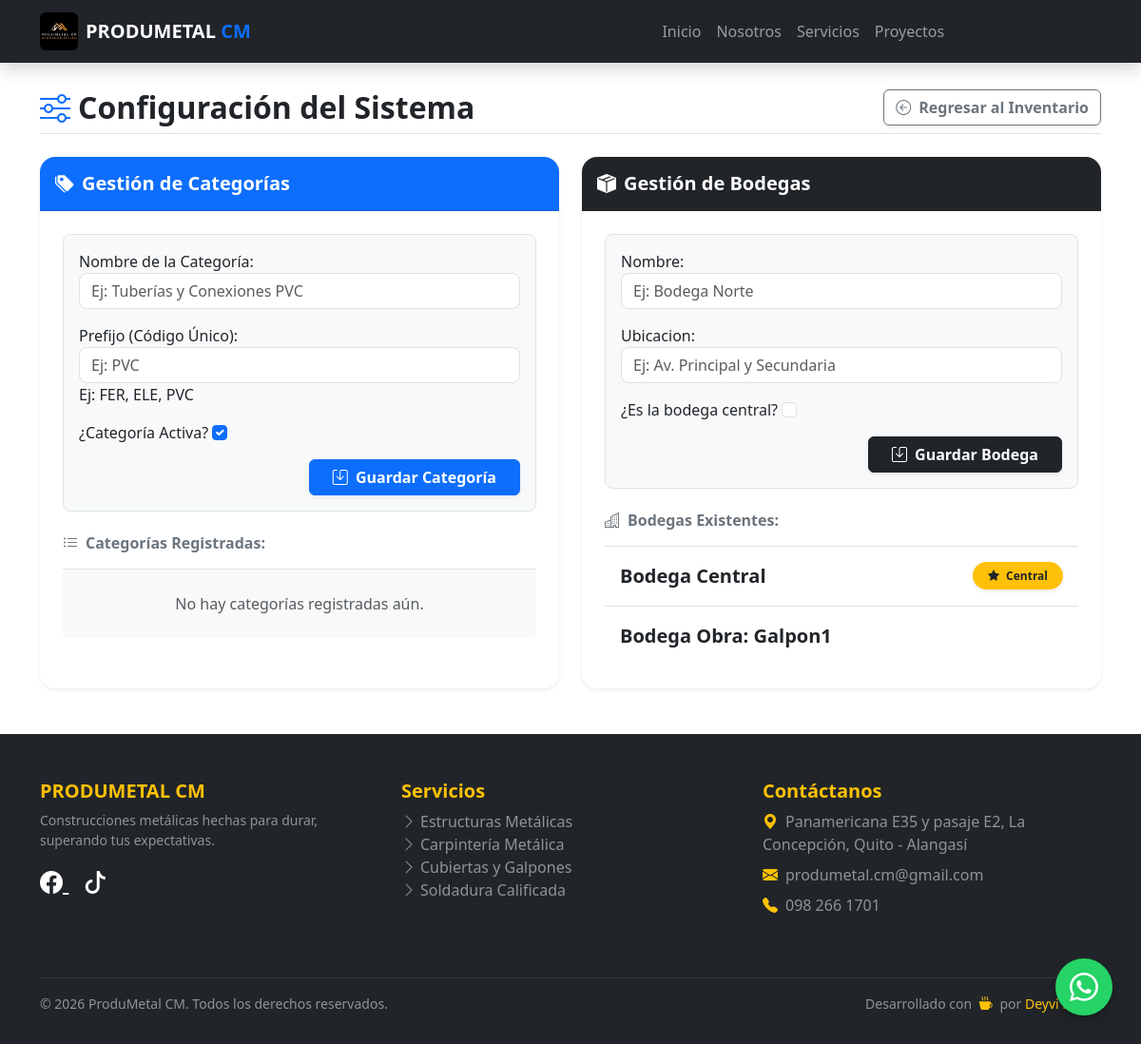
Page /erp/configuracion/ (signed in) on the earlier database version.
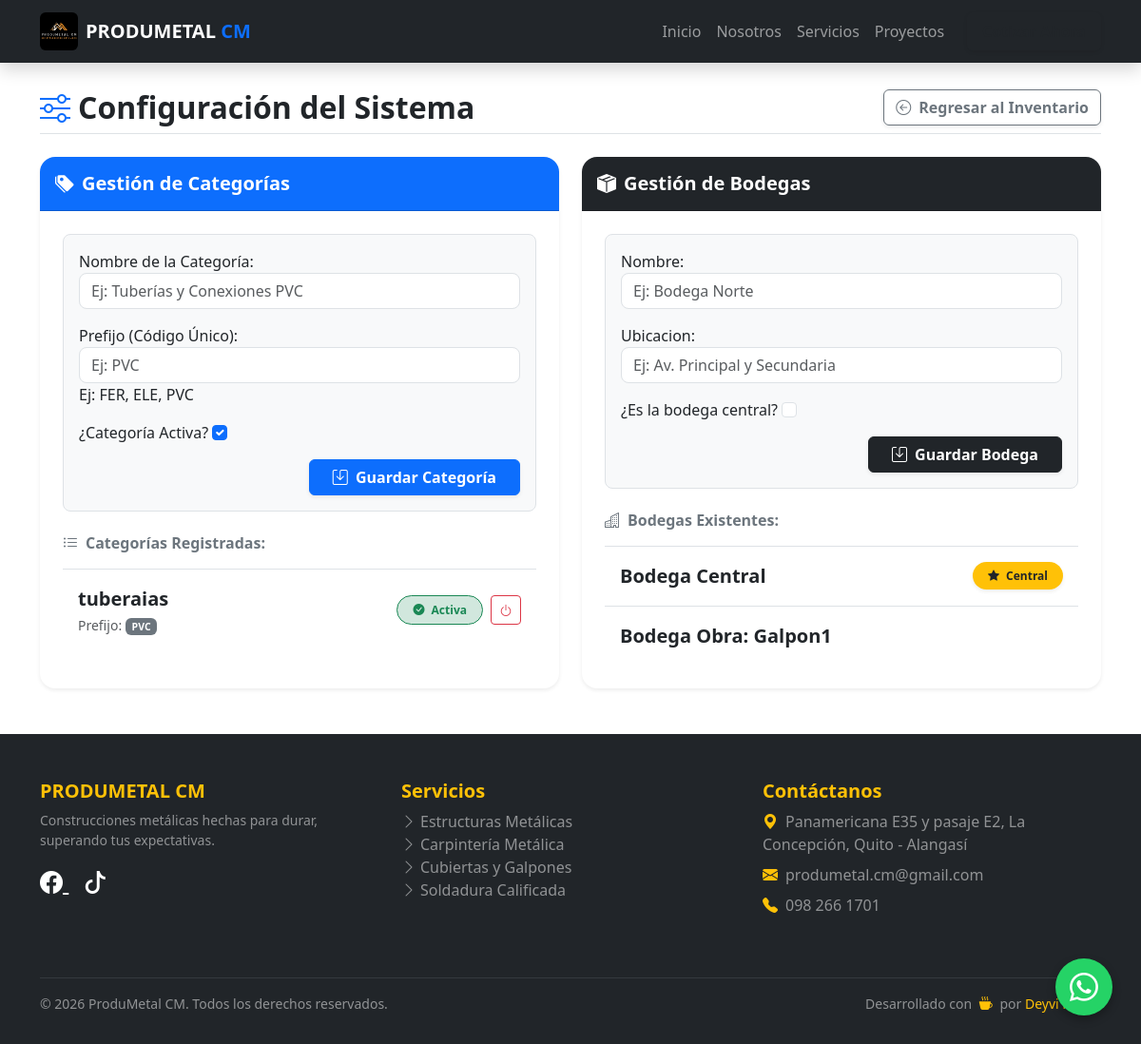
Same page on the later database version.
### web/models.py (models this page shows, shortened)
class Bodega(models.Model):
    nombre = models.CharField(max_length=100, unique=True)
    ubicacion = models.CharField(max_length=200, blank=True, null=True)
    is_principal = models.BooleanField(default=False)

class Categoria(models.Model):
    nombre = models.CharField(max_length=100)
    prefijo = models.CharField(max_length=10, unique=True, help_text="Ej: FER, ELE, PVC")
    is_active = models.BooleanField(default=True)

### web/views.py (the view)
# urls.py: path('erp/configuracion/', views.configuracion_erp, name='configuracion_erp'),
@login_required(login_url='login')
@user_passes_test(es_admin, login_url='dashboard_erp')
def configuracion_erp(request):
    if 'form_bodega' in request.POST:
        form = BodegaForm(request.POST)
        if form.is_valid():
            form.save()
            messages.success(request, "Bodega creada exitosamente.")
            return redirect('configuracion_erp')
    if 'form_categoria' in request.POST:
        form_c = CategoriaForm(request.POST)
        if form_c.is_valid():
            form_c.save()
            messages.success(request, "Categoría creada exitosamente.")
            return redirect('configuracion_erp')
    return render(request, 'web/erp/configuracion.html', {
        'form_bodega': BodegaForm(),
        'form_categoria': CategoriaForm(),
        'bodegas': Bodega.objects.all(),
        'categorias': Categoria.objects.all()
    })

### web/forms.py
class BodegaForm(forms.ModelForm):
    class Meta:
        model = Bodega
        fields = ['nombre', 'ubicacion', 'is_principal']
        labels = {
            'is_principal': '¿Es la bodega central?'
        }
        widgets = {
            'nombre': forms.TextInput(attrs={'class': 'form-control', 'placeholder': 'Ej: Bodega Norte'}),
            'ubicacion': forms.TextInput(attrs={'class': 'form-control', 'placeholder': 'Ej: Av. Principal y Secundaria'}),
            'is_principal': forms.CheckboxInput(attrs={'class': 'form-check-input'})
        }

class CategoriaForm(forms.ModelForm):
    class Meta:
        model = Categoria
        fields = ['nombre', 'prefijo', 'is_active']
        labels = {
            'nombre': 'Nombre de la Categoría',
            'prefijo': 'Prefijo (Código Único)',
            'is_active': '¿Categoría Activa?'
        }
        widgets = {
            'nombre': forms.TextInput(attrs={'class': 'form-control', 'placeholder': 'Ej: Tuberías y Conexiones PVC'}),
            'prefijo': forms.TextInput(attrs={'class': 'form-control', 'placeholder': 'Ej: PVC'}),
            'is_active': forms.CheckboxInput(attrs={'class': 'form-check-input'})
        }

### web/templates/web/erp/configuracion.html (shortened to what the changed rows need)
{% extends 'web/base.html' %}
{% block content %}
<div class="container mt-4 mb-5">
    <div class="d-flex justify-content-between align-items-center mb-4 pb-2 border-bottom">
        <h2 class="mb-0 fw-bold text-dark">
            <i class="bi bi-sliders text-primary me-2"></i>Configuración del Sistema
        </h2>
    </div>
    <div class="row g-4">
        <div class="col-lg-6">
            <div class="card shadow-sm hover-card h-100 rounded-4">
                <div class="card-body p-4">
                    <ul class="list-group list-group-flush border-top">
                        {% for cat in categorias %}
                            <li class="list-group-item list-item-hover d-flex justify-content-between align-items-center py-3">
                                <div>
                                    <strong class="d-block text-dark fs-5">{{ cat.nombre }}</strong>
                                    <span class="text-muted small">Prefijo: <span class="badge bg-secondary">{{ cat.prefijo }}</span></span>
                                </div>
                                <div class="d-flex align-items-center gap-2">
                                    {% if cat.is_active %}
                                        <span class="badge bg-success-subtle text-success border border-success rounded-pill px-3 py-2"><i class="bi bi-check-circle-fill me-1"></i> Activa</span>
                                        <a href="{% url 'alternar_categoria' cat.id %}" class="btn btn-sm btn-outline-danger btn-transition" title="Desactivar">
                                            <i class="bi bi-power"></i>
                                        </a>
                                    {% else %}
                                        <span class="badge bg-danger-subtle text-danger border border-danger rounded-pill px-3 py-2"><i class="bi bi-x-circle-fill me-1"></i> Inactiva</span>
                                        <a href="{% url 'alternar_categoria' cat.id %}" class="btn btn-sm btn-outline-success btn-transition" title="Activar">
                                            <i class="bi bi-power"></i>
                                        </a>
                                    {% endif %}
                                </div>
                            </li>
                        {% empty %}
                            <li class="list-group-item text-muted text-center py-4 bg-light rounded">No hay categorías registradas aún.</li>
                        {% endfor %}
                    </ul>
                </div>
            </div>
        </div>
        <div class="col-lg-6">
            <div class="card shadow-sm hover-card h-100 rounded-4">
                <div class="card-body p-4">
                    <ul class="list-group list-group-flush border-top">
                        {% for bodega in bodegas %}
                            <li class="list-group-item list-item-hover d-flex justify-content-between align-items-center py-3">
                                <div>
                                    <strong class="d-block text-dark fs-5">{{ bodega.nombre }}</strong>
                                </div>
                                {% if bodega.is_principal %}
                                    <span class="badge bg-warning text-dark rounded-pill px-3 py-2 shadow-sm"><i class="bi bi-star-fill me-1"></i> Central</span>
                                {% endif %}
                            </li>
                        {% empty %}
                            <li class="list-group-item text-muted text-center py-4 bg-light rounded">No hay bodegas registradas.</li>
                        {% endfor %}
                    </ul>
                </div>
            </div>
        </div>
    </div>
</div>
{% endblock %}

Differences in the rows shown:
added Categoria: nombre "tuberaias", prefijo "PVC", is_active True (drawn)
Other differences:
text no longer shown: "No hay categorías registradas aún."
